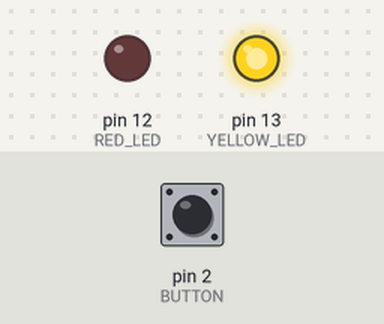
Bench run of a sketch on a simulated Arduino Uno, built with avr-gcc and run on an emulated ATmega328P. On the bench: output pins drawn as LEDs (lit = HIGH). The test bench sets the inputs (shaded band); at power-on: pin 2 (BUTTON) HIGH.

Above: at 1.2 s.
1.3 s: pin 2 (BUTTON) pulled LOW for 0.15 s
At 2.1 s:
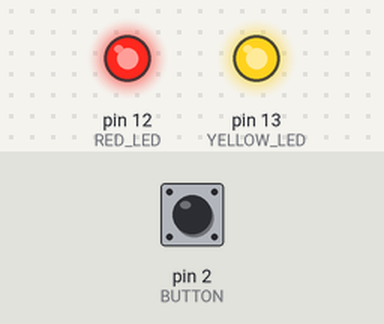
Timing chart, 0 to 4.3 s (numbered marks = the images above; inputs shaded):
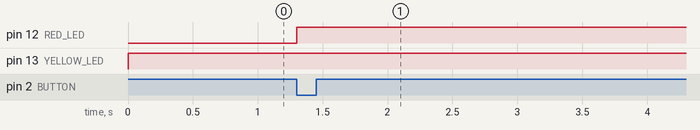

Measured:
- after the input at 1.3 s, pin 12 (RED_LED): LOW → HIGH at once

The sketch:

Interrupt.ino
```cpp
#define RED_LED 12
#define YELLOW_LED 13
#define BUTTON 2
void setup() {
  // put your setup code here, to run once:
  pinMode(RED_LED, OUTPUT);
  pinMode(YELLOW_LED, OUTPUT);
  pinMode(BUTTON, INPUT_PULLUP);

  attachInterrupt(digitalPinToInterrupt(BUTTON), control_led, CHANGE);
}

void loop() {
  // put your main code here, to run repeatedly:
  digitalWrite(YELLOW_LED, HIGH);
  delay(1000);
  digitalWrite(YELLOW_LED, HIGH);
  delay(1000);
}
void control_led() {
  int button_state = digitalRead(BUTTON);

  if (button_state == LOW) {
    digitalWrite(RED_LED, HIGH);
  } else {
    digitalWrite(RED_LED, HIGH);
  }
}
```
